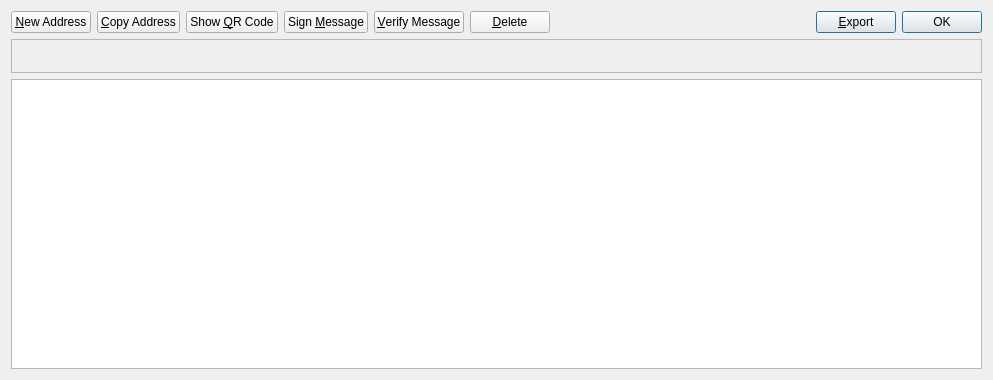
<?xml version="1.0" encoding="UTF-8"?>
<ui version="4.0">
 <class>AddressBookPage</class>
 <widget class="QWidget" name="AddressBookPage">
  <property name="geometry">
   <rect>
    <x>0</x>
    <y>0</y>
    <width>993</width>
    <height>380</height>
   </rect>
  </property>
  <property name="windowTitle">
   <string>Address Book</string>
  </property>
  <layout class="QGridLayout" name="gridLayout">
   <item row="1" column="0">
    <layout class="QHBoxLayout" name="horizontalLayout">
     <item>
      <widget class="QPushButton" name="newAddress">
       <property name="toolTip">
        <string>Create a new address</string>
       </property>
       <property name="text">
        <string>&amp;New Address</string>
       </property>
       <property name="icon">
        <iconset resource="../bitcoin.qrc">
         <normaloff>:/icons/add</normaloff>:/icons/add</iconset>
       </property>
      </widget>
     </item>
     <item>
      <widget class="QPushButton" name="copyAddress">
       <property name="toolTip">
        <string>Copy the currently selected address to the system clipboard</string>
       </property>
       <property name="text">
        <string>&amp;Copy Address</string>
       </property>
       <property name="icon">
        <iconset resource="../bitcoin.qrc">
         <normaloff>:/icons/editcopy</normaloff>:/icons/editcopy</iconset>
       </property>
      </widget>
     </item>
     <item>
      <widget class="QPushButton" name="showQRCode">
       <property name="text">
        <string>Show &amp;QR Code</string>
       </property>
       <property name="icon">
        <iconset resource="../bitcoin.qrc">
         <normaloff>:/icons/qrcode</normaloff>:/icons/qrcode</iconset>
       </property>
      </widget>
     </item>
     <item>
      <widget class="QPushButton" name="signMessage">
       <property name="toolTip">
        <string>Sign a message to prove you own a CasinoCoin address</string>
       </property>
       <property name="text">
        <string>Sign &amp;Message</string>
       </property>
       <property name="icon">
        <iconset resource="../bitcoin.qrc">
         <normaloff>:/icons/edit</normaloff>:/icons/edit</iconset>
       </property>
      </widget>
     </item>
     <item>
      <widget class="QPushButton" name="verifyMessage">
       <property name="toolTip">
        <string>Verify a message to ensure it was signed with a specified CasinoCoin address</string>
       </property>
       <property name="text">
        <string>&amp;Verify Message</string>
       </property>
       <property name="icon">
        <iconset resource="../bitcoin.qrc">
         <normaloff>:/icons/transaction_0</normaloff>:/icons/transaction_0</iconset>
       </property>
      </widget>
     </item>
     <item>
      <widget class="QPushButton" name="deleteAddress">
       <property name="toolTip">
        <string>Delete the currently selected address from the list</string>
       </property>
       <property name="text">
        <string>&amp;Delete</string>
       </property>
       <property name="icon">
        <iconset resource="../bitcoin.qrc">
         <normaloff>:/icons/remove</normaloff>:/icons/remove</iconset>
       </property>
      </widget>
     </item>
     <item>
      <spacer name="horizontalSpacer">
       <property name="orientation">
        <enum>Qt::Horizontal</enum>
       </property>
       <property name="sizeHint" stdset="0">
        <size>
         <width>40</width>
         <height>20</height>
        </size>
       </property>
      </spacer>
     </item>
     <item>
      <widget class="QPushButton" name="exportButton">
       <property name="toolTip">
        <string>Export the data in the current tab to a file</string>
       </property>
       <property name="autoFillBackground">
        <bool>false</bool>
       </property>
       <property name="styleSheet">
        <string notr="true">background-color: rgb(37, 201, 252);
color: rgb(255, 255, 255);
pressed
{
background-color: rgb(0, 32, 64);
}</string>
       </property>
       <property name="text">
        <string>&amp;Export</string>
       </property>
       <property name="icon">
        <iconset resource="../bitcoin.qrc">
         <normaloff>:/icons/export</normaloff>:/icons/export</iconset>
       </property>
       <property name="autoDefault">
        <bool>true</bool>
       </property>
       <property name="default">
        <bool>true</bool>
       </property>
      </widget>
     </item>
     <item>
      <widget class="QDialogButtonBox" name="buttonBox">
       <property name="sizePolicy">
        <sizepolicy hsizetype="Maximum" vsizetype="Fixed">
         <horstretch>0</horstretch>
         <verstretch>0</verstretch>
        </sizepolicy>
       </property>
       <property name="standardButtons">
        <set>QDialogButtonBox::Ok</set>
       </property>
      </widget>
     </item>
    </layout>
   </item>
   <item row="3" column="0">
    <widget class="QTableView" name="tableView">
     <property name="contextMenuPolicy">
      <enum>Qt::CustomContextMenu</enum>
     </property>
     <property name="toolTip">
      <string>Double-click to edit address or label</string>
     </property>
     <property name="tabKeyNavigation">
      <bool>false</bool>
     </property>
     <property name="alternatingRowColors">
      <bool>true</bool>
     </property>
     <property name="selectionMode">
      <enum>QAbstractItemView::SingleSelection</enum>
     </property>
     <property name="selectionBehavior">
      <enum>QAbstractItemView::SelectRows</enum>
     </property>
     <property name="sortingEnabled">
      <bool>true</bool>
     </property>
     <attribute name="verticalHeaderVisible">
      <bool>false</bool>
     </attribute>
    </widget>
   </item>
   <item row="2" column="0">
    <widget class="QFrame" name="frame">
     <property name="frameShape">
      <enum>QFrame::StyledPanel</enum>
     </property>
     <property name="frameShadow">
      <enum>QFrame::Raised</enum>
     </property>
     <layout class="QGridLayout" name="gridLayout_2">
      <item row="0" column="0">
       <widget class="QLabel" name="labelExplanation">
        <property name="textFormat">
         <enum>Qt::PlainText</enum>
        </property>
        <property name="alignment">
         <set>Qt::AlignCenter</set>
        </property>
        <property name="wordWrap">
         <bool>true</bool>
        </property>
       </widget>
      </item>
     </layout>
    </widget>
   </item>
  </layout>
 </widget>
 <resources>
  <include location="../bitcoin.qrc"/>
 </resources>
 <connections/>
</ui>
